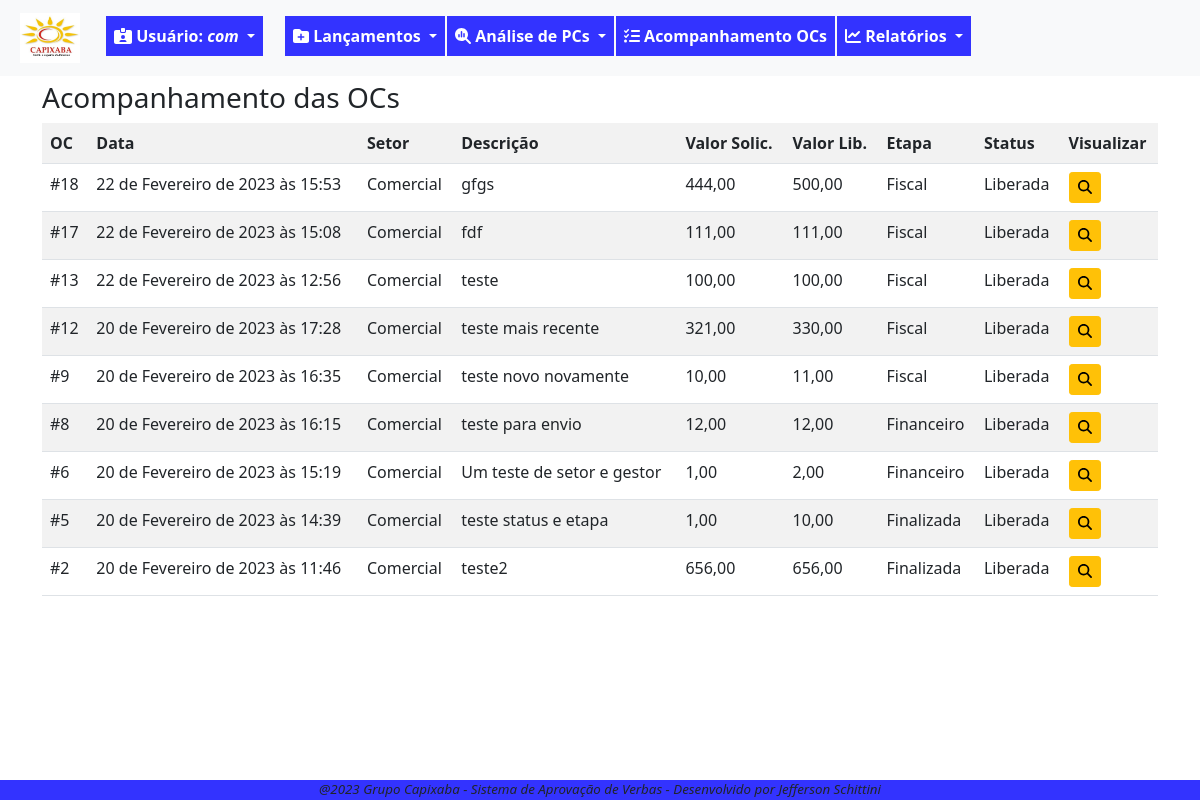
/oc/acompanha/listar/ (signed in), run on an earlier commit of the app's database.
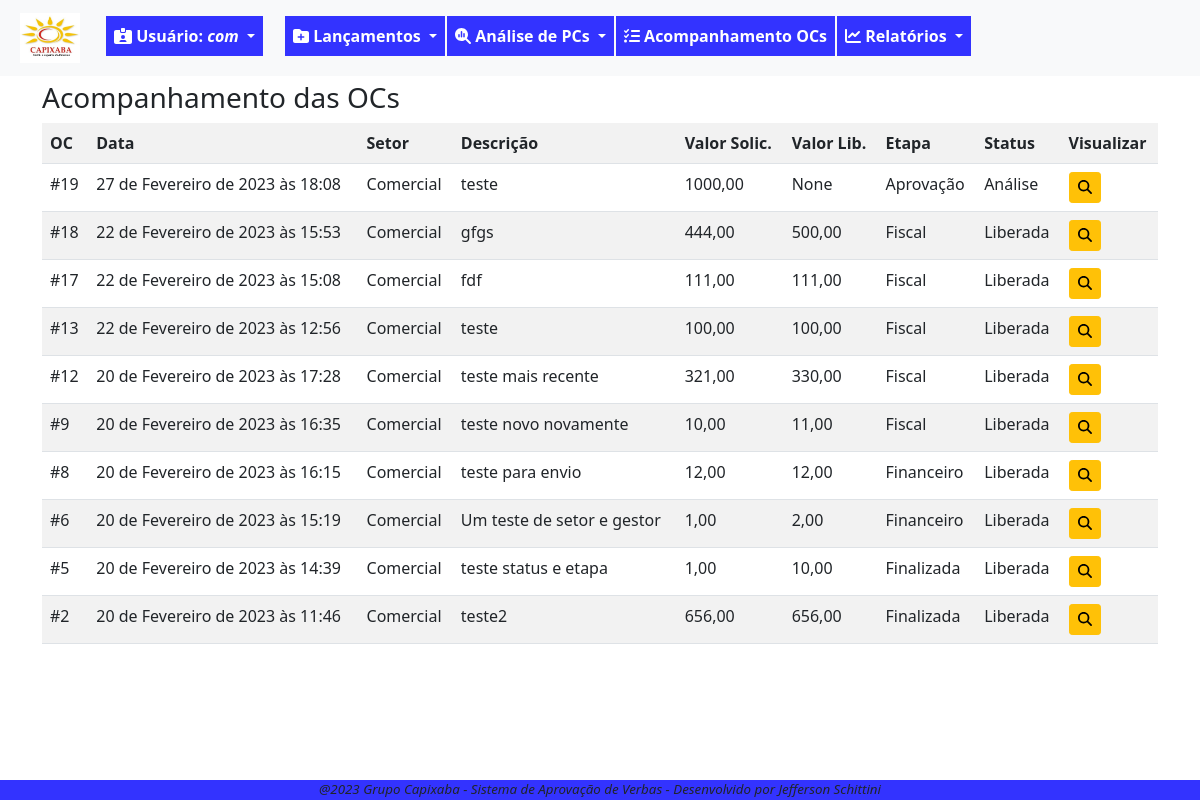
And on a later commit of the database.
### fluxo/models.py (models this page shows, shortened)
class PedidoCompra(models.Model):
    SOL = '1'
    APR = '2'
    FIS = '3'
    FIN = '4'
    FIM = '9'
    ETAPAS_CHOICES = [
        (SOL,'Solicitação'),
        (APR,'Aprovação'),
        (FIS,'Fiscal'),
        (FIN,'Financeiro'),
        (FIM,'Finalizada'),
    ]
    ABERTA = 'ABE'
    ANALISE = 'ANL'
    LIBERADA = 'LIB'
    NEGADA = 'NEG'
    CANCELADA = 'CAN'
    STATUS_CHOICES = [
        ('ABE','Aberta'),
        ('ANL','Análise'),
        ('LIB','Liberada'),
        ('NEG','Negada'),
        ('CAN','Cancelada'),
    ]
    data_solic = models.DateTimeField(verbose_name='Data da Solicitação', default=timezone.now)
    usuario_log = models.ForeignKey(User, on_delete=models.PROTECT, verbose_name='Usuário') #deixar este usuário, que herda do padrão django
    setor_oc = models.ForeignKey(Setor, on_delete=models.PROTECT, verbose_name='Setor')
    desc_solic = models.CharField(max_length=100, verbose_name='Descrição do pedido')
    motivo_solic = models.TextField(verbose_name='Motivo do pedido', max_length=1000, help_text='Escreva detalhes da solicitação')
    valor_solic = models.DecimalField(max_digits=9, decimal_places=2, verbose_name='Valor Solicitado')
    anexos = models.FileField(upload_to=anexar_em, blank=True, null=True)  # verificar melhor como se configura, inclusive a constante MEDDIA_ROOT
    data_aprov = models.DateTimeField(verbose_name='Aprovação Diretoria', blank=True, null=True)
    motivo_aprov = models.TextField(verbose_name='Motivo Aprovação', blank=True, max_length=1000, help_text='Escreva detalhes da devolutiva')
    valor_aprov = models.DecimalField(verbose_name='Valor Aprovado', max_digits=9, decimal_places=2, blank=True, null=True)
    data_fin = models.DateTimeField(verbose_name='Liberação Financeiro', blank=True, null=True)
    motivo_fin = models.TextField(verbose_name='Motivo Financeiro', max_length=1000, blank=True, help_text='Escreva detalhes da devolutiva')
    data_fis = models.DateTimeField(verbose_name='Liberação Fiscal', blank=True, null=True)
    motivo_fis = models.TextField(verbose_name='Motivo Fiscal', max_length=1000, blank=True, null=True, help_text='Escreva detalhes da devolutiva')
    etapa_oc = models.CharField(verbose_name='Etapa', choices=ETAPAS_CHOICES, max_length=50, default='1')
    status_oc = models.CharField(verbose_name='Status', choices=STATUS_CHOICES, max_length=50, default='ABE')
    data_fim_oc = models.DateTimeField(verbose_name='Data Encerramento', null=True, blank=True)
    """ atriui a uma variável o nome da classe. Isso pode ser usado em um template para identificar a
    classe que está chamando o formulário e condicionar as ações"""

class Setor(models.Model):
    setor_desc = models.CharField(verbose_name='Setor', max_length=100, unique=True)
    gestor_setor = models.ForeignKey(User, on_delete=models.PROTECT, verbose_name='Gestor', blank=True, null=True)
    def __str__(self):
        return self.setor_desc

### fluxo/views.py (the view)
# urls.py: path('oc/acompanha/listar/', OCAcompanhaList.as_view(), name='lista-acompanha-oc'),
class OCAcompanhaList(GroupRequiredMixin, LoginRequiredMixin,ListView):
    login_url = reverse_lazy('login')
    group_required = u'Solicitante'
    model = PedidoCompra
    template_name = 'fluxo/listas/lista-acompanha-oc.html'
    def get_queryset(self):
        self.object_list = PedidoCompra.objects.filter(usuario_log=self.request.user).exclude(status_oc='ABE').order_by('-data_solic')
        return self.object_list

### fluxo/templates/fluxo/listas/lista-acompanha-oc.html (shortened to what this page needs)
{% extends 'paginas/base.html' %}
{% load static %}
{% block conteudo %}
<h3 style="margin-top: 5px;">Acompanhamento das OCs</h3>
<div class="table-responsive">
    <table class="table table-striped">
        <tr>
            <th>OC</th>
            <th>Data</th>
            <th>Setor</th>
            <th>Descrição</th>
            <th>Valor Solic.</th>
            <th>Valor Lib.</th>
            <th>Etapa</th>
            <th>Status</th>
            <th>Visualizar</th>
        </tr>
        {% for pc in object_list %}
        <tr>
            <td>#{{ pc.pk }}</td>
            <td>{{ pc.data_solic }}</td>
            <td>{{ pc.setor_oc }}</td>
            <td>{{ pc.desc_solic }}</td>
            <td>{{ pc.valor_solic }}</td>
            <td>{{ pc.valor_aprov }}</td>
            <td>{{ pc.get_etapa_oc_display }}</td>
            <td>{{ pc.get_status_oc_display }}</td>
            <td>
                <a href="" class="btn btn-warning btn-sm" title="Alterar Pedido de compra"><i class="fa-solid fa-magnifying-glass"></i></a>
            </td>
        </tr>
        {% empty %}
        <tr>
            <td colspan="7">Não há ordens de compra em para este solicitante neste período.</td>
        </tr>
        {% endfor%}
    </table>
</div>
{% endblock conteudo %}

### paginas/templates/paginas/base.html (shortened to what this page needs)
{% load static %}
{% load crispy_forms_tags %}
<!DOCTYPE html>
<html lang="pt-br">
<head>
    <link rel="stylesheet" href="{% static 'css/estilo.css' %}" type="text/css">
    <link rel="stylesheet" href="{% static 'css/bootstrap.min.css' %}" type="text/css">
    <link rel="stylesheet" href="{% static 'css/all.min.css' %}" type="text/css">
</head>
<body class="corpo">
    <header>
        {% block menu %}
        {% if request.user.is_authenticated %}
        <nav class="navbar navbar-expand-lg bg-light">
            <div class="container-fluid">
                <ul class="navbar-nav me-auto mb-lg-0">
                    <li class="nav-item">
                        <a class="navbar-brand nav-link" href="{% url 'index' %}"><img src="{% static 'img/logocpxb.jpeg' %}" width="60" height="50" alt=""></a>
                    </li>
                    <div class="nav-item dropdown mt-2">
                        <a style="color:white; margin-right: 20px;" class="nav-link dropdown-toggle btn-meu-menu" href="#" role="button" data-bs-toggle="dropdown" aria-expanded="false">
                            <i class="fa-solid fa-id-card-clip"></i><span> Usuário: <em>{{ request.user}}</em></span>
                        </a>
                    </div>
                    <div class="nav-item dropdown mt-2">
                        <a style="color:white" class="nav-link dropdown-toggle btn-meu-menu" href="#" role="button" data-bs-toggle="dropdown" aria-expanded="false">
                            <i class="fa-solid fa-folder-plus"></i>
                            <span>Lançamentos</span>
                        </a>
                    </div>
                    <div class="nav-item dropdown mt-2">
                        <a style="color:white" class="nav-link dropdown-toggle btn-meu-menu" href="#" role="button" data-bs-toggle="dropdown" aria-expanded="false">
                            <i class="fa-solid fa-magnifying-glass-chart"></i>
                            <span>Análise de PCs</span>
                        </a>
                    </div>
                    <li class="nav-item mt-2"><a style="color:white" class="nav-link btn-meu-menu" href="{% url 'lista-acompanha-oc' %}">
                        <i class="fa-solid fa-list-check"></i>
                        <span>Acompanhamento OCs</span></a>
                    </li>
                    <div class="nav-item dropdown mt-2">
                        <a style="color:white" class="nav-link dropdown-toggle btn-meu-menu" href="#" role="button" data-bs-toggle="dropdown" aria-expanded="false">
                            <i class="fa-solid fa-chart-line"></i>
                            <span>Relatórios</span>
                        </a>
                    </div>
                </ul>
            </div>
        </nav>
        {% endif %}
        {% endblock menu %}
    </header>
        <div class="container">
        {% block conteudo %}{% endblock conteudo %}
        </div>
    {% block rodape %}
    <footer>
        <p style="margin-bottom: 0; font-size: smaller;"> <em> @2023 Grupo Capixaba - Sistema de Aprovação de Verbas - Desenvolvido por Jefferson Schittini</em></p>
    </footer>
    {% endblock rodape %}
</body>
</html>

### static/css/estilo.css (style rules this page uses)
.corpo { margin-bottom: 80px; }
.btn-meu-menu { background-color:rgb(51, 51,255); font-size: medium; font-weight: bold; margin-left: 2px; }
footer { position: fixed; bottom: 0; width: 100%; background-color:rgb(51, 51,255); text-align: center; }

What changed in the data, as far as the page shows it:
added PedidoCompra: pk "19", data_solic "27 de Fevereiro de 2023 às 18:08", setor_oc "Comercial", desc_solic "teste", valor_solic "1000,00", valor_aprov "None", etapa_oc "Aprovação", status_oc "Análise"
